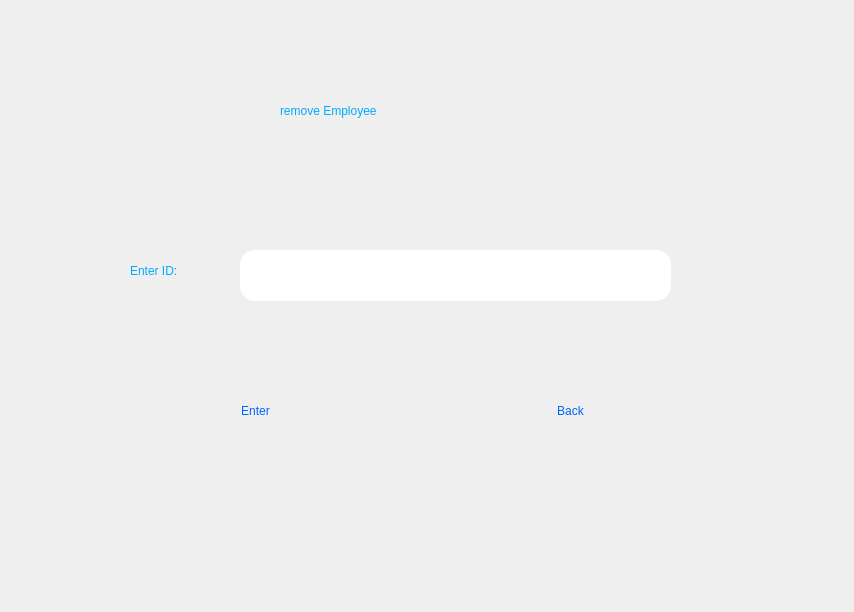
<?xml version="1.0" encoding="UTF-8"?>
<ui version="4.0">
 <class>removeEmployee</class>
 <widget class="QDialog" name="removeEmployee">
  <property name="geometry">
   <rect>
    <x>0</x>
    <y>0</y>
    <width>854</width>
    <height>612</height>
   </rect>
  </property>
  <property name="windowTitle">
   <string>Dialog</string>
  </property>
  <property name="styleSheet">
   <string notr="true">background-image: url(:/Screenshot 2024-07-05 130354.png);
border-radius:15%;
color: rgb(0, 100, 250);
font: 12pt &quot;MV Boli&quot;;</string>
  </property>
  <widget class="QLineEdit" name="lineEdit">
   <property name="geometry">
    <rect>
     <x>240</x>
     <y>250</y>
     <width>431</width>
     <height>51</height>
    </rect>
   </property>
  </widget>
  <widget class="QLabel" name="label_2">
   <property name="geometry">
    <rect>
     <x>280</x>
     <y>70</y>
     <width>211</width>
     <height>81</height>
    </rect>
   </property>
   <property name="styleSheet">
    <string notr="true">color: rgb(0, 170, 255);
font: 75 18pt &quot;Agency FB&quot;;</string>
   </property>
   <property name="text">
    <string>remove Employee</string>
   </property>
  </widget>
  <widget class="QLabel" name="label_3">
   <property name="geometry">
    <rect>
     <x>130</x>
     <y>230</y>
     <width>101</width>
     <height>81</height>
    </rect>
   </property>
   <property name="styleSheet">
    <string notr="true">color: rgb(0, 170, 255);
font: 75 18pt &quot;Agency FB&quot;;</string>
   </property>
   <property name="text">
    <string>Enter ID:</string>
   </property>
  </widget>
  <widget class="QPushButton" name="pushButton">
   <property name="geometry">
    <rect>
     <x>110</x>
     <y>380</y>
     <width>291</width>
     <height>61</height>
    </rect>
   </property>
   <property name="styleSheet">
    <string notr="true">border-radius:15%;</string>
   </property>
   <property name="text">
    <string>Enter</string>
   </property>
  </widget>
  <widget class="QPushButton" name="pushButton_2">
   <property name="geometry">
    <rect>
     <x>430</x>
     <y>380</y>
     <width>281</width>
     <height>61</height>
    </rect>
   </property>
   <property name="styleSheet">
    <string notr="true">border-radius:15%;</string>
   </property>
   <property name="text">
    <string>Back</string>
   </property>
  </widget>
 </widget>
 <resources/>
 <connections/>
</ui>
